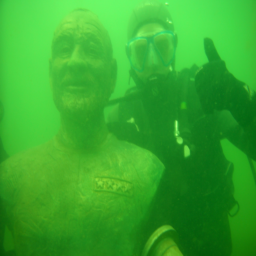
%> input picture U45_test/1.png, 256 x 256 px
$ octave main_code.m   (GNU Octave 9; MATLAB toolbox functions it lacks are replaced by stand-ins)
%> lines starting %> are read from the running program, lines starting %| are printed output that depends on the picture; long printed decimals are rounded
### U45_test/UICM.m
function [meanRG, deltaRG, meanYB, deltaYB, uicm] = UICM(img)
R = double(img(:,:,1));
G = double(img(:,:,2));
B = double(img(:,:,3));
RG = R - G;
YB = (R + G) / 2 - B;

K = size(R,1) * size(R,2);

% for R-G channel
RG1 = reshape(RG, 1, K);
RG1 = sort(RG1);
alphaL = 0.1;
alphaR = 0.1;
RG1 = RG1(1, int32(alphaL*K+1) : int32(K*(1-alphaR)));
N = K * (1 - alphaL - alphaR);
meanRG = sum(RG1) / N;
deltaRG = sqrt(sum((RG1 - meanRG).^2) / N);

% for Y-B channel
YB1 = reshape(YB, 1, K);
YB1 = sort(YB1);
alphaL = 0.1;
alphaR = 0.1;
YB1 = YB1(1, int32(alphaL*K+1) : int32(K*(1-alphaR)));
N = K * (1 - alphaL - alphaR);
meanYB = sum(YB1) / N;
deltaYB = sqrt(sum((YB1 - meanYB).^2) / N);

% UICM
uicm = -0.0268 * sqrt(meanRG^2 + meanYB^2) + ...
    0.1586* sqrt(deltaRG^2 + deltaYB^2);

### U45_test/UIQM.m
function uiqm = UIQM(img)

c1 = 0.0282;
c2 = 0.2953;
c3 = 3.5753;

uicm = UICM(img);
uism = UISM(img);
uiconm = UIConM(img);

uiqm = c1 * uicm + c2 * uism + c3 * uiconm;

### U45_test/UISM.m
function uism = UISM(img)
Ir = double(img(:,:,1));
Ig = double(img(:,:,2));
Ib = double(img(:,:,3));

hx=[1 2 1; 0 0 0 ; -1 -2 -1];%Éú²úsobel´¹Ö±ÌÝ¶ÈÄ£°å
hy=[-1 0 1; -2 0 2; -1 0 1];

SobelR = abs(imfilter(Ir, hx, 'replicate', 'same', 'conv') + ...
            imfilter(Ir, hy, 'replicate', 'same', 'conv'));
SobelG = abs(imfilter(Ig, hx, 'replicate', 'same', 'conv') + ...
            imfilter(Ig, hy, 'replicate', 'same', 'conv'));
SobelB = abs(imfilter(Ib, hx, 'replicate', 'same', 'conv') + ...
            imfilter(Ib, hy, 'replicate', 'same', 'conv'));

patchsz = 5;
[m, n] = size(Ir);
% resize the input image to match the patch size
if mod(m, patchsz) ~= 0 || mod(n, patchsz) ~= 0
    SobelR = imresize(SobelR, [m - mod(m, patchsz) + patchsz, ...
        n - mod(n, patchsz) + patchsz]);
    SobelG = imresize(SobelG, [m - mod(m, patchsz) + patchsz, ...
        n - mod(n, patchsz) + patchsz]);
    SobelB = imresize(SobelB, [m - mod(m, patchsz) + patchsz, ...
        n - mod(n, patchsz) + patchsz]);
end
[m, n] = size(Ir);
k1 = m / patchsz;
k2 = n / patchsz;
% calculate the EME value
EMER = 0;
for i = 1 : patchsz : m
    for j = 1 : patchsz : n
        sz = patchsz - 1;
        im = SobelR(i:i+sz,j:j+sz);
        if (max(max(im)) ~= 0 && min(min(im)) ~= 0)
            EMER = EMER + log(max(max(im)) / min(min(im)));
        end
    end
end
EMER = 2 / (k1 * k2) * abs(EMER);
EMEG = 0;
for i = 1 : patchsz : m
    for j = 1 : patchsz : n
        sz = patchsz - 1;
        im = SobelG(i:i+sz,j:j+sz);
        if (max(max(im)) ~= 0 && min(min(im)) ~= 0)
            EMEG = EMEG + log(max(max(im)) / min(min(im)));
        end
    end
end
EMEG = 2 / (k1 * k2) * abs(EMEG);
EMEB = 0;
for i = 1 : patchsz : m
    for j = 1 : patchsz : n
        sz = patchsz - 1;
        im = SobelB(i:i+sz,j:j+sz);
        if (max(max(im)) ~= 0 && min(min(im)) ~= 0)
            EMEB = EMEB + log(max(max(im)) / min(min(im)));
        end
    end
end
EMEB = 2 / (k1 * k2) * abs(EMEB);
lambdaR = 0.299;
lambdaG = 0.587;
lambdaB = 0.114;
uism = lambdaR * EMER + lambdaG * EMEG + lambdaB * EMEB;

### U45_test/UIConM.m
function uiconm = UIConM(img)
R = double(img(:,:,1));
G = double(img(:,:,2));
B = double(img(:,:,3));

patchsz = 5;
[m, n] = size(R);
% resize the input image to match the patch size
if mod(m, patchsz) ~= 0 || mod(n, patchsz) ~= 0
    R = imresize(R, [m - mod(m, patchsz) + patchsz, ...
        n - mod(n, patchsz) + patchsz]);
    G = imresize(G, [m - mod(m, patchsz) + patchsz, ...
        n - mod(n, patchsz) + patchsz]);
    B = imresize(B, [m - mod(m, patchsz) + patchsz, ...
        n - mod(n, patchsz) + patchsz]);
end
[m, n] = size(R);
k1 = m / patchsz;
k2 = n / patchsz;

AMEER = 0;
for i = 1 : patchsz : m
    for j = 1 : patchsz : n
        sz = patchsz - 1;
        im = R(i:i+sz,j:j+sz);
        Max = max(max(im));
        Min = min(min(im));
        if ( (Max ~= 0 || Min ~= 0) && Max ~= Min )
            AMEER = AMEER + ...
                log( (Max - Min) / (Max + Min) ) * ...
                ( (Max - Min) / (Max + Min) );
        end
    end
end
AMEER = 1 / (k1 * k2) * abs(AMEER);
AMEEG = 0;
for i = 1 : patchsz : m
    for j = 1 : patchsz : n
        sz = patchsz - 1;
        im = G(i:i+sz,j:j+sz);
        Max = max(max(im));
        Min = min(min(im));
        if ( (Max ~= 0 || Min ~= 0) && Max ~= Min )
            AMEEG = AMEEG + ...
                log( (Max - Min) / (Max + Min) ) * ...
                ( (Max - Min) / (Max + Min) );
        end
    end
end
AMEEG = 1 / (k1 * k2) * abs(AMEEG);
AMEEB = 0;
for i = 1 : patchsz : m
    for j = 1 : patchsz : n
        sz = patchsz - 1;
        im = B(i:i+sz,j:j+sz);
        Max = max(max(im));
        Min = min(min(im));
        if ( (Max ~= 0 || Min ~= 0) && Max ~= Min )
            AMEEB = AMEEB + ...
                log( (Max - Min) / (Max + Min) ) * ...
                ( (Max - Min) / (Max + Min) );
        end
    end
end
AMEEB = 1 / (k1 * k2) * abs(AMEEB);
uiconm = AMEER + AMEEG + AMEEB;

### U45_test/UCIQE.m
function uciqe_val = UCIQE(img)
%{
    Description: The function calculates the UCIQE metric for evaluating an
    underwater image.
    Input:
        - img: an RGB image
    Output:
        - uciqe_val: the UCIQE value assigned to the given image
%}
    img = im2double(img);

    c1 = 0.4680;
    c2 = 0.2745;
    c3 = 0.2576;

    lab_img = rgb2lab(img);
    hsv_img = rgb2hsv(img);

    saturation = hsv_img(:,:,2);
    luminance = lab_img(:,:,1);
    luminance = mat2gray(luminance);

    lab2lch_cform = makecform('lab2lch');
    lch_img = applycform(img, lab2lch_cform);
    chroma = lch_img(:,:,2);

    chroma_std = std(chroma(:));
    saturation_avg = mean(saturation(:));
    luminance_contrast = max(luminance(:))-min(luminance(:));

    uciqe_val = c1*chroma_std+c2*luminance_contrast+c3*saturation_avg;

end

### U45_test/main_code.m
clc;
close all;
clear all;
%%%%%%%%%%%%%%%%%%%%   WHITE BALANCING   %%%%%%%%%%%%%%%%%%%%%%%
% We consider input1 as White_Balanced image and input2 as DCP
% Reading the input image with imread   rawimages\6_img_.png   refimages\6_img_.png
%(im2double) function is used for precision by converting image from uint8 into double format
RGB_Image_o = imread('1.png');
%> RGB_Image_o is the input picture: size 256x256x3 uint8; mean R, G, B 53.4, 167.9, 44.9
Ref_Image = imread('1.png');
RGB_Image = im2double(RGB_Image_o);

%Channel separation
Red_Channel = RGB_Image(:, :, 1);

Green_Channel = RGB_Image(:, :, 2);
Blue_Channel = RGB_Image(:, :, 3);
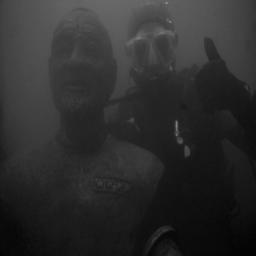
%> Blue_Channel: size 256x256 double; min 0.00784, max 0.596, mean 0.176

%Sum of each color channel
R = sum(Red_Channel,'all');
%> R = 13713.8
G = sum(Green_Channel,'all');
%> G = 43146.2
B = sum(Blue_Channel,'all');
%> B = 11543

%Finding mean of each color channel
mean_Red = mean2(Red_Channel);
%> mean_Red = 0.209
mean_Green = mean2(Green_Channel);
%> mean_Green = 0.658
mean_Blue = mean2(Blue_Channel);
%> mean_Blue = 0.176

%Calculating RGB gain factor
Lr = max(Red_Channel,[],'all');
%> Lr = 0.667
Lg = max(Green_Channel,[],'all');
%> Lg = 1
Lb = max(Blue_Channel,[],'all');
%> Lb = 0.596

%Color estimation
L2=0.2;
Ur =(Lr*(R/mean_Red))+L2 ;
%> Ur = 43690.9
Ug =(Lg*(G/mean_Green))+L2 ;
%> Ug = 65536.2
Ub =(Lb*(B/mean_Blue))+L2 ;
%> Ub = 39064.8

%Color correction
r = Red_Channel/Ur;
g = Green_Channel/Ug;
b = Blue_Channel/Ub;
img1=cat(3,r,g,b);
%Scaling
%mat2gray( A ) converts the matrix A to a grayscale image I
%that contains values in the range 0 to 1
r = uint8(255 * mat2gray(r));
%> r: size 256x256 uint8
g = uint8(255 * mat2gray(g));
%> g: size 256x256 uint8
b = uint8(255 * mat2gray(b));
%> b: size 256x256 uint8
white_balance = cat(3,r,g,b);
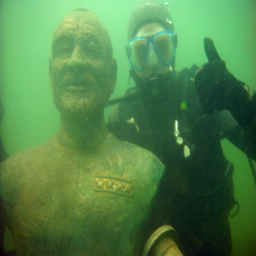
%> white_balance: size 256x256x3 uint8; mean R, G, B 80.1, 130.2, 73

imshowpair(RGB_Image_o,white_balance,'montage');
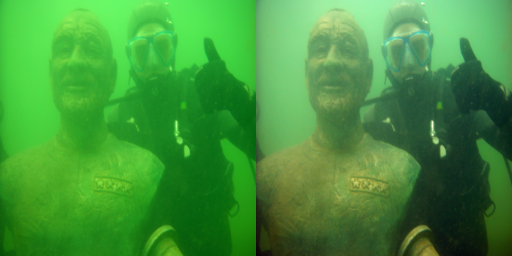
%> displayed picture: size 256x512x3, on the screen's scale of 0 to 255; mean R, G, B 66.7, 149, 58.9
title('1. ORIGINAL (left) and it''s WHITE BALANCED(right) Image');

MSE = immse(white_balance,Ref_Image);
%> MSE = 1240
fprintf('The MSE value for INPUT 1 is %0.4f\n',MSE);
%| The MSE value for INPUT 1 is 1240.0165

PSNR = psnr(white_balance,Ref_Image);
%> PSNR = 17.2
fprintf('The PSNR value for INPUT 1 is %0.4f\n', PSNR);
%| The PSNR value for INPUT 1 is 17.1965

SSIM = ssim(white_balance,Ref_Image);
%> SSIM = 0.712
fprintf('The SSIM value for INPUT 1 is %0.4f\n',SSIM);
%| The SSIM value for INPUT 1 is 0.7117

uiqm = UIQM(RGB_Image_o);
%> in UICM, `RG = R - G;`:
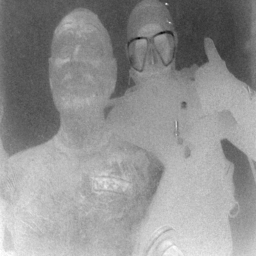
%> RG: size 256x256 double; min -177, max -69, mean -114.5; drawn with min black and max white
%> in UICM, `YB = (R + G) / 2 - B;`:
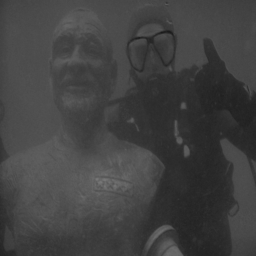
%> YB: size 256x256 double; min 26.5, max 119.5, mean 65.7
%> in UICM, `meanRG = sum(RG1) / N;`: meanRG = -113.9
%> in UICM, `deltaRG = sqrt(sum((RG1 - meanRG).^2) / N);`: deltaRG = 14
%> in UICM, `meanYB = sum(YB1) / N;`: meanYB = 65.88
%> in UICM, `deltaYB = sqrt(sum((YB1 - meanYB).^2) / N);`: deltaYB = 11.64
%> in UICM, `uicm = -0.0268 * sqrt(meanRG^2 + meanYB^2) + 0.1586* sqrt(deltaRG^2 + ..`: uicm = -0.638
%> in UIQM, `uicm = UICM(img);`: uicm = -113.9
%> in UISM, `SobelB = abs(imfilter(Ib, hx, 'replicate', 'same', 'conv') + imfilter(..`:
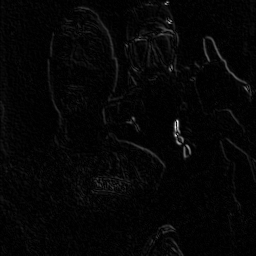
%> SobelB: size 256x256 double; min 0, max 380, mean 9.1; drawn with min black and max white
%> in UISM, `EMER = 2 / (k1 * k2) * abs(EMER);`: EMER = 7.38
%> in UISM, `EMEG = 2 / (k1 * k2) * abs(EMEG);`: EMEG = 7.08
%> in UISM, `EMEB = 2 / (k1 * k2) * abs(EMEB);`: EMEB = 7.57
%> in UISM, `uism = lambdaR * EMER + lambdaG * EMEG + lambdaB * EMEB;`: uism = 7.22
%> after the loop in UIConM, `for i = 1 : patchsz : m`: AMEER = -628.3
%> in UIConM, `AMEER = 1 / (k1 * k2) * abs(AMEER);`: AMEER = 0.232
%> after the loop in UIConM, `for i = 1 : patchsz : m`: AMEEG = -294.2
%> in UIConM, `AMEEG = 1 / (k1 * k2) * abs(AMEEG);`: AMEEG = 0.109
%> after the loop in UIConM, `for i = 1 : patchsz : m`: AMEEB = -511.1
%> in UIConM, `AMEEB = 1 / (k1 * k2) * abs(AMEEB);`: AMEEB = 0.189
%> in UIConM, `uiconm = AMEER + AMEEG + AMEEB;`: uiconm = 0.53
%> in UIQM, `uiqm = c1 * uicm + c2 * uism + c3 * uiconm;`: uiqm = 0.817
%> uiqm = 0.817
fprintf('The UIQM value for INPUT 1 is %f\n',uiqm);
%| The UIQM value for INPUT 1 is 0.8172

uicm= UICM(RGB_Image_o);
%> uicm = -113.9
fprintf('The UICM value for INPUT 1 is %f\n',uicm);
%| The UICM value for INPUT 1 is -113.872

uism=UISM(RGB_Image_o);
%> uism = 7.22
fprintf('The UISM value for INPUT 1 is %f\n',uism);
%| The UISM value for INPUT 1 is 7.223

uiconm=UIConM(RGB_Image_o);
%> uiconm = 0.53
fprintf('The UIConM value for INPUT 1 is %f\n',uiconm);
%| The UIConM value for INPUT 1 is 0.5302

uciqe=UCIQE(RGB_Image_o);
%> in UCIQE, `lab_img = rgb2lab(img);`: lab_img: size 256x256x3 double; mean of channels 1, 2, 3 60.4, -54.3, 51
%> in UCIQE, `hsv_img = rgb2hsv(img);`: hsv_img: size 256x256x3 double; mean H, S, V 0.323, 0.767, 0.658
%> in UCIQE, `saturation = hsv_img(:,:,2);`:
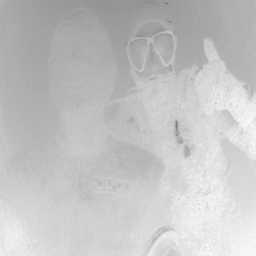
%> saturation: size 256x256 double; min 0.404, max 1, mean 0.767
%> the run ends on the next line

$ run again, with U45_test/10.png copied over U45_test/1.png
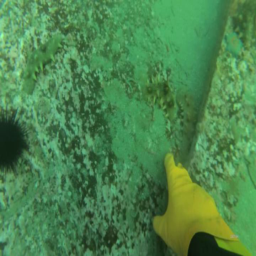
%> input picture U45_test/10.png, 256 x 256 px
%> RGB_Image_o is the input picture: size 256x256x3 uint8; mean R, G, B 75.8, 132.7, 77.7
%> `R = sum(Red_Channel,'all');`: R = 19493.6
%> `G = sum(Green_Channel,'all');`: G = 34116.4
%> `B = sum(Blue_Channel,'all');`: B = 19967.9
%> mean_Red = 0.297
%> mean_Green = 0.521
%> mean_Blue = 0.305
%> Lr = 0.722
%> Lg = 1
%> Lb = 0.718
%> Ur = 47288.9
%> Ug = 65536.2
%> Ub = 47031.9
%> MSE = 607
%| The MSE value for INPUT 1 is 607.0334
%> PSNR = 20.3
%| The PSNR value for INPUT 1 is 20.2987
%> SSIM = 0.737
%| The SSIM value for INPUT 1 is 0.7367
%> meanRG = -57.93
%> deltaRG = 13.07
%> meanYB = 22.44
%> deltaYB = 6.73
%> in UICM, `uicm = -0.0268 * sqrt(meanRG^2 + meanYB^2) + 0.1586* sqrt(deltaRG^2 + ..`: uicm = 0.666
%> in UIQM, `uicm = UICM(img);`: uicm = -57.93
%> in UISM, `SobelB = imresize(SobelB, [m - mod(m, patchsz) + patchsz, n - mod(n, p..`:
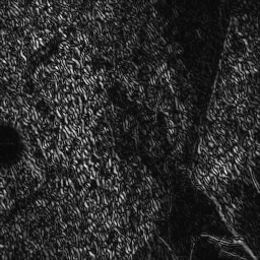
%> SobelB: size 260x260 double; min -15.49, max 405.1, mean 56; drawn with min black and max white
%> EMER = 7.12
%> EMEG = 6.99
%> EMEB = 7.12
%> in UISM, `uism = lambdaR * EMER + lambdaG * EMEG + lambdaB * EMEB;`: uism = 7.04
%> after the loop in UIConM, `for i = 1 : patchsz : m`: AMEER = -807.2
%> in UIConM, `AMEER = 1 / (k1 * k2) * abs(AMEER);`: AMEER = 0.299
%> after the loop in UIConM, `for i = 1 : patchsz : m`: AMEEG = -709.4
%> in UIConM, `AMEEG = 1 / (k1 * k2) * abs(AMEEG);`: AMEEG = 0.262
%> after the loop in UIConM, `for i = 1 : patchsz : m`: AMEEB = -815.8
%> in UIConM, `AMEEB = 1 / (k1 * k2) * abs(AMEEB);`: AMEEB = 0.302
%> in UIConM, `uiconm = AMEER + AMEEG + AMEEB;`: uiconm = 0.863
%> in UIQM, `uiqm = c1 * uicm + c2 * uism + c3 * uiconm;`: uiqm = 3.53
%| The UIQM value for INPUT 1 is 3.530
%> `uicm= UICM(RGB_Image_o);`: uicm = -57.93
%| The UICM value for INPUT 1 is -57.926
%> `uism=UISM(RGB_Image_o);`: uism = 7.04
%| The UISM value for INPUT 1 is 7.041
%> `uiconm=UIConM(RGB_Image_o);`: uiconm = 0.863
%| The UIConM value for INPUT 1 is 0.8626
%> lab_img: size 256x256x3 double; mean of channels 1, 2, 3 50.2, -30.1, 23.7
%> hsv_img: size 256x256x3 double; mean H, S, V 0.343, 0.484, 0.521
%> in UCIQE, `saturation = hsv_img(:,:,2);`:
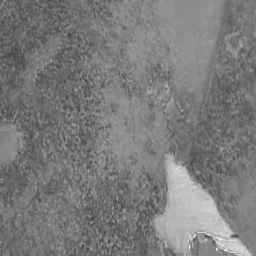
%> saturation: size 256x256 double; min 0.26, max 1, mean 0.484

$ run again, with U45_test/11.png copied over U45_test/1.png
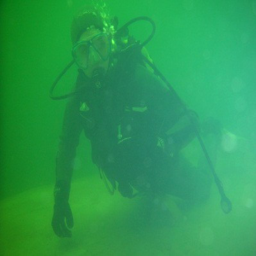
%> input picture U45_test/11.png, 256 x 256 px
%> RGB_Image_o is the input picture: size 256x256x3 uint8; mean R, G, B 42.3, 154.3, 83.7
%> `R = sum(Red_Channel,'all');`: R = 10868.1
%> `G = sum(Green_Channel,'all');`: G = 39660.3
%> `B = sum(Blue_Channel,'all');`: B = 21516.9
%> mean_Red = 0.166
%> mean_Green = 0.605
%> mean_Blue = 0.328
%> Lr = 0.439
%> Lg = 1
%> Lb = 0.616
%> Ur = 28784.6
%> Ug = 65536.2
%> Ub = 40349.8
%> MSE = 3212.3
%| The MSE value for INPUT 1 is 3212.3466
%> PSNR = 13.06
%| The PSNR value for INPUT 1 is 13.0626
%> SSIM = 0.059
%| The SSIM value for INPUT 1 is 0.0590
%> meanRG = -111.3
%> deltaRG = 13.79
%> meanYB = 13.43
%> deltaYB = 17.48
%> in UICM, `uicm = -0.0268 * sqrt(meanRG^2 + meanYB^2) + 0.1586* sqrt(deltaRG^2 + ..`: uicm = 0.526
%> in UIQM, `uicm = UICM(img);`: uicm = -111.3
%> in UISM, `SobelB = abs(imfilter(Ib, hx, 'replicate', 'same', 'conv') + imfilter(..`:
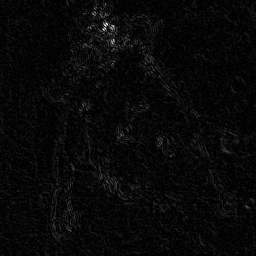
%> SobelB: size 256x256 double; min 0, max 282, mean 9.6; drawn with min black and max white
%> EMER = 7.59
%> EMEG = 7.38
%> EMEB = 7.41
%> in UISM, `uism = lambdaR * EMER + lambdaG * EMEG + lambdaB * EMEB;`: uism = 7.45
%> after the loop in UIConM, `for i = 1 : patchsz : m`: AMEER = -539.4
%> in UIConM, `AMEER = 1 / (k1 * k2) * abs(AMEER);`: AMEER = 0.199
%> after the loop in UIConM, `for i = 1 : patchsz : m`: AMEEG = -248.9
%> in UIConM, `AMEEG = 1 / (k1 * k2) * abs(AMEEG);`: AMEEG = 0.092
%> after the loop in UIConM, `for i = 1 : patchsz : m`: AMEEB = -366.3
%> in UIConM, `AMEEB = 1 / (k1 * k2) * abs(AMEEB);`: AMEEB = 0.135
%> in UIConM, `uiconm = AMEER + AMEEG + AMEEB;`: uiconm = 0.427
%> in UIQM, `uiqm = c1 * uicm + c2 * uism + c3 * uiconm;`: uiqm = 0.586
%| The UIQM value for INPUT 1 is 0.5861
%> `uicm= UICM(RGB_Image_o);`: uicm = -111.3
%| The UICM value for INPUT 1 is -111.334
%> `uism=UISM(RGB_Image_o);`: uism = 7.45
%| The UISM value for INPUT 1 is 7.447
%> `uiconm=UIConM(RGB_Image_o);`: uiconm = 0.427
%| The UIConM value for INPUT 1 is 0.427
%> lab_img: size 256x256x3 double; mean of channels 1, 2, 3 56.4, -46.2, 27.7
%> hsv_img: size 256x256x3 double; mean H, S, V 0.395, 0.733, 0.605
%> in UCIQE, `saturation = hsv_img(:,:,2);`:
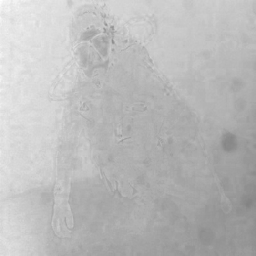
%> saturation: size 256x256 double; min 0.51, max 1, mean 0.733

$ run again, with U45_test/12.png copied over U45_test/1.png
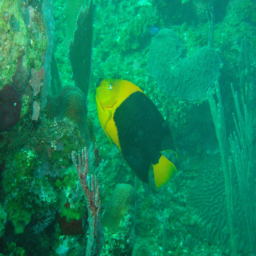
%> input picture U45_test/12.png, 256 x 256 px
%> RGB_Image_o is the input picture: size 256x256x3 uint8; mean R, G, B 14.9, 133.1, 92
%> `R = sum(Red_Channel,'all');`: R = 3834.3
%> `G = sum(Green_Channel,'all');`: G = 34216
%> `B = sum(Blue_Channel,'all');`: B = 23645.1
%> mean_Red = 0.0585
%> mean_Green = 0.522
%> mean_Blue = 0.361
%> Lr = 0.741
%> Lg = 1
%> Lb = 0.875
%> Ur = 48573.9
%> Ug = 65536.2
%> Ub = 57312.1
%> MSE = 183.7
%| The MSE value for INPUT 1 is 183.6531
%> PSNR = 25.49
%| The PSNR value for INPUT 1 is 25.4908
%> SSIM = 0.939
%| The SSIM value for INPUT 1 is 0.9395
%> meanRG = -119.6
%> deltaRG = 27.5
%> meanYB = -22.9
%> deltaYB = 12.68
%> in UICM, `uicm = -0.0268 * sqrt(meanRG^2 + meanYB^2) + 0.1586* sqrt(deltaRG^2 + ..`: uicm = 1.54
%> in UIQM, `uicm = UICM(img);`: uicm = -119.6
%> EMER = 7.71
%> EMEG = 7.42
%> EMEB = 7.3
%> in UISM, `uism = lambdaR * EMER + lambdaG * EMEG + lambdaB * EMEB;`: uism = 7.49
%> after the loop in UIConM, `for i = 1 : patchsz : m`: AMEER = -714.1
%> in UIConM, `AMEER = 1 / (k1 * k2) * abs(AMEER);`: AMEER = 0.264
%> after the loop in UIConM, `for i = 1 : patchsz : m`: AMEEG = -699.2
%> in UIConM, `AMEEG = 1 / (k1 * k2) * abs(AMEEG);`: AMEEG = 0.259
%> after the loop in UIConM, `for i = 1 : patchsz : m`: AMEEB = -718.4
%> in UIConM, `AMEEB = 1 / (k1 * k2) * abs(AMEEB);`: AMEEB = 0.266
%> in UIConM, `uiconm = AMEER + AMEEG + AMEEB;`: uiconm = 0.788
%> in UIQM, `uiqm = c1 * uicm + c2 * uism + c3 * uiconm;`: uiqm = 1.66
%| The UIQM value for INPUT 1 is 1.660
%> `uicm= UICM(RGB_Image_o);`: uicm = -119.6
%| The UICM value for INPUT 1 is -119.564
%> `uism=UISM(RGB_Image_o);`: uism = 7.49
%| The UISM value for INPUT 1 is 7.494
%> `uiconm=UIConM(RGB_Image_o);`: uiconm = 0.788
%| The UIConM value for INPUT 1 is 0.7884
%> lab_img: size 256x256x3 double; mean of channels 1, 2, 3 49, -38.5, 13.4
%> hsv_img: size 256x256x3 double; mean H, S, V 0.439, 0.905, 0.522
%> in UCIQE, `saturation = hsv_img(:,:,2);`:
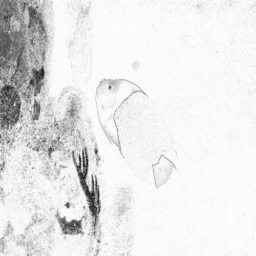
%> saturation: size 256x256 double; min 0.0879, max 1, mean 0.905
